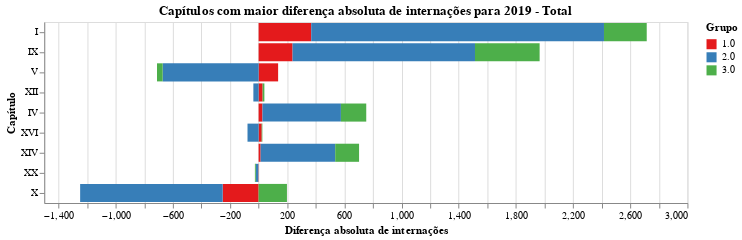

The notebook cell saved with this chart:
### Code cell
chart = plot_grafico_dif(df_19, df_r,
                         'inter_total', 
                         "Capítulos com maior diferença absoluta de internações para 2019 - Total",
                        "Diferença absoluta de internações")

#chart.save('tx_bruta_t.svg')
chart

### Figure 1 — Vega-Lite specification as saved in the notebook (floating-point values rounded to 4 significant figures)
{"config": {"view": {"continuousWidth": 400, "continuousHeight": 300}, "range": {"category": {"scheme": "set1"}}}, "data": {"name": "data-9e6aba8e7209cf1abc3d4bd2d03cfba7"}, "mark": "bar", "encoding": {"color": {"type": "nominal", "field": "grupo", "title": "Grupo"}, "order": {"type": "nominal", "field": "grupo", "sort": "ascending"}, "tooltip": {"type": "quantitative", "field": "taxa"}, "x": {"type": "quantitative", "field": "taxa", "title": "Diferença absoluta de internações"}, "y": {"type": "nominal", "field": "capitulo", "sort": null, "title": "Capítulo"}}, "title": "Capítulos com maior diferença absoluta de internações para 2019 - Total", "width": 640, "$schema": "https://vega.github.io/schema/vega-lite/v4.8.1.json", "datasets": {"data-9e6aba8e7209cf1abc3d4bd2d03cfba7": [{"capitulo": "I", "grupo": "1.0", "taxa": 368.0}, {"capitulo": "I", "grupo": "2.0", "taxa": 2048.0}, {"capitulo": "I", "grupo": "3.0", "taxa": 299.1}, {"capitulo": "IX", "grupo": "1.0", "taxa": 237.6}, {"capitulo": "IX", "grupo": "2.0", "taxa": 1276.0}, {"capitulo": "IX", "grupo": "3.0", "taxa": 452.2}, {"capitulo": "V", "grupo": "1.0", "taxa": 136.4}, {"capitulo": "V", "grupo": "2.0", "taxa": -671.2}, {"capitulo": "V", "grupo": "3.0", "taxa": -39.78}, {"capitulo": "XII", "grupo": "1.0", "taxa": 28.0}, {"capitulo": "XII", "grupo": "2.0", "taxa": -36.78}, {"capitulo": "XII", "grupo": "3.0", "taxa": 12.33}, {"capitulo": "IV", "grupo": "1.0", "taxa": 26.89}, {"capitulo": "IV", "grupo": "2.0", "taxa": 548.9}, {"capitulo": "IV", "grupo": "3.0", "taxa": 177.2}, {"capitulo": "XVI", "grupo": "1.0", "taxa": 21.67}, {"capitulo": "XVI", "grupo": "2.0", "taxa": -77.78}, {"capitulo": "XVI", "grupo": "3.0", "taxa": 4.444}, {"capitulo": "XIV", "grupo": "1.0", "taxa": 14.11}, {"capitulo": "XIV", "grupo": "2.0", "taxa": 521.7}, {"capitulo": "XIV", "grupo": "3.0", "taxa": 167.0}, {"capitulo": "XX", "grupo": "1.0", "taxa": -2.111}, {"capitulo": "XX", "grupo": "2.0", "taxa": -17.89}, {"capitulo": "XX", "grupo": "3.0", "taxa": -6.0}, {"capitulo": "X", "grupo": "1.0", "taxa": -251.4}, {"capitulo": "X", "grupo": "2.0", "taxa": -997.2}, {"capitulo": "X", "grupo": "3.0", "taxa": 198.2}]}}
